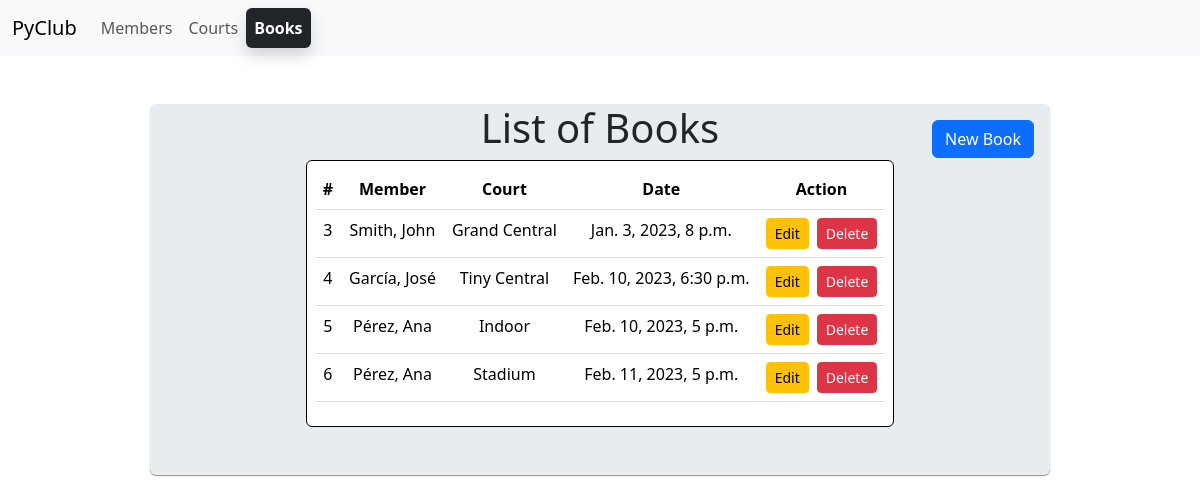
The page /books/ on the database its author committed.
### club/models.py (models this page shows, shortened)
class Book(models.Model):
    id = models.AutoField(primary_key=True)
    member = models.ForeignKey(Member, on_delete=models.CASCADE)
    court = models.ForeignKey(Court, on_delete=models.CASCADE)
    date = models.DateTimeField()

class Member(models.Model):
    CATEGORIES =[
        ('Infant', 'Infant'),
        ('Junior', 'Junior'),
        ('Adult', 'Adult'),
        ('Senior', 'Senior'),
    ]
    id = models.AutoField(primary_key=True)
    full_name = models.CharField(max_length=100)
    phone = models.IntegerField()
    birth_date = models.DateField()
    category = models.CharField(max_length=20, choices=CATEGORIES)

class Court(models.Model):
    TYPES = [
        ('t', 'Tenis'),
        ('p', 'Pádel'),
    ]
    id = models.AutoField(primary_key=True)
    description = models.CharField(max_length=50)
    type = models.CharField(max_length=1, choices=TYPES)

### club/views.py (the view)
# urls.py: path('books/', views.book_all, name='book_all'),
def book_all(request):
    books = Book.objects.all()
    return render(request, 'book/book_all.html', {'books': books})

### club/templates/book/book_All.html (shortened to what this page needs)
{% extends 'base.html' %} {% block content %}
<h1>List of Books</h1>
<div class="position-absolute" style="top: 1rem; right: 1rem">
  <a href="{% url 'book_new' %}"
    ><button class="btn btn-primary">New Book</button></a
  >
</div>
<div class="mx-auto mb-5 p-2 border bg-white border-black rounded">
  <table class="table">
    <thead>
      <tr>
        <th scope="col">#</th>
        <th scope="col">Member</th>
        <th scope="col">Court</th>
        <th scope="col">Date</th>
        <th scope="col">Action</th>
      </tr>
    </thead>
    <tbody>
      {% for book in books %}
      <tr>
        <td>{{ book.id }}</td>
        <td>{{ book.member.full_name }}</td>
        <td>{{ book.court.description }}</td>
        <td>{{ book.date }}</td>
        <td>
          <div class="row g-2">
            <div class="col">
              <a href="{% url 'book_edit' book.id %}">
                <button
                  type="button"
                  class="btn btn-warning btn-sm btn-rounded"
                >
                  Edit
                </button>
              </a>
            </div>
            <div class="col">
              <button
                type="button"
                class="btn btn-danger btn-sm btn-rounded"
                data-bs-toggle="modal"
                data-bs-target="#confirmDelete{{ book.id }}"
              >
                Delete
              </button>
            </div>
          </div>
        </td>
      </tr>
      {% endfor %}
    </tbody>
  </table>
</div>
{% endblock %}

### rows shown on the page
Book: id "3", member.full_name "Smith, John", court.description "Grand Central", date "Jan. 3, 2023, 8 p.m."
Book: id "4", member.full_name "García, José", court.description "Tiny Central", date "Feb. 10, 2023, 6:30 p.m."
Book: id "5", member.full_name "Pérez, Ana", court.description "Indoor", date "Feb. 10, 2023, 5 p.m."
Book: id "6", member.full_name "Pérez, Ana", court.description "Stadium", date "Feb. 11, 2023, 5 p.m."
